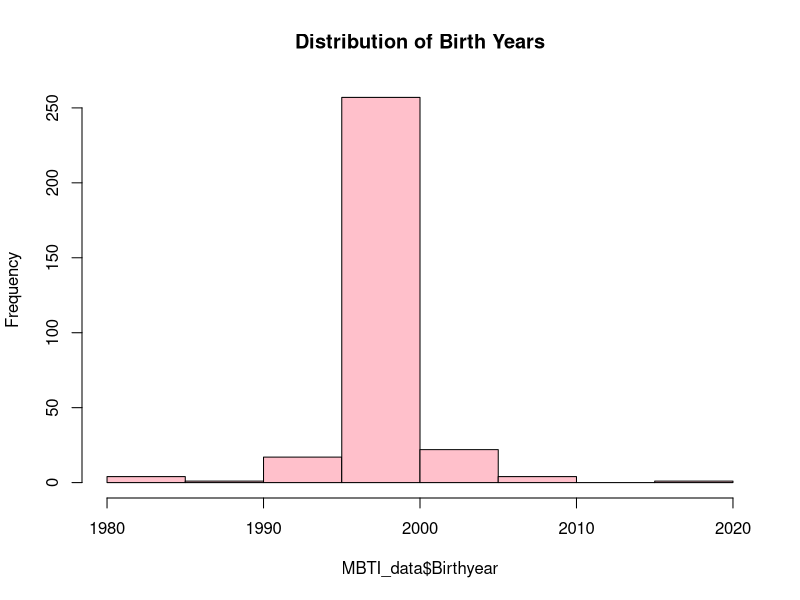
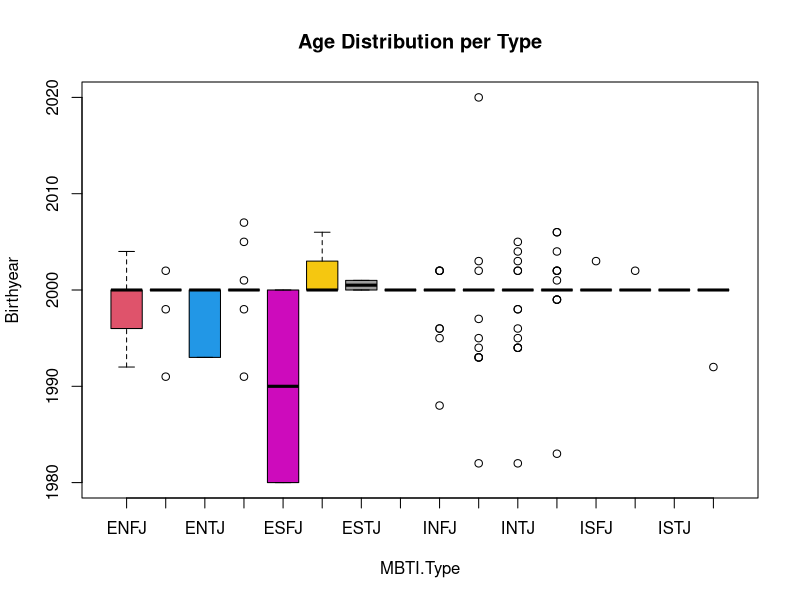
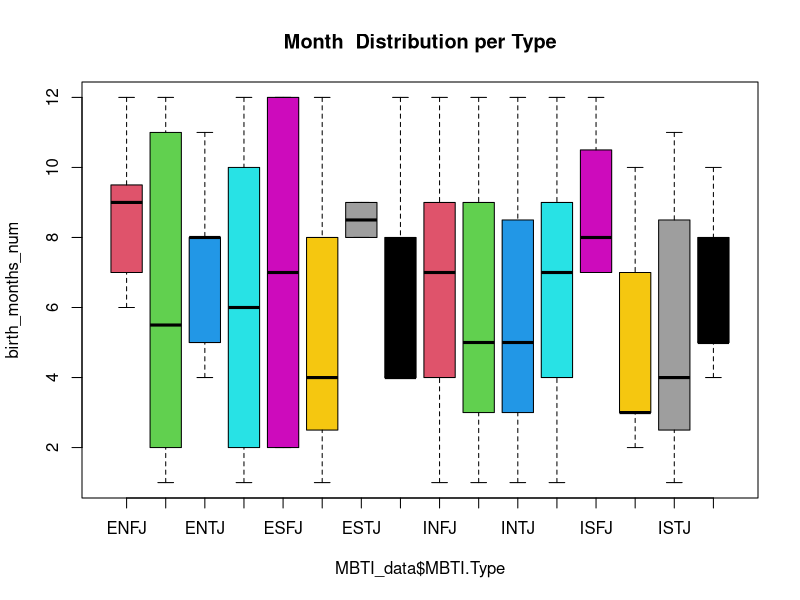

The R script that drew these images, in order:
#-------------------------------------------
# Script Name: Plotting_Correlations.R
# Created on: 2023-05-22
# Author: Michelle Lawson
# Email: mlawsy525@gmail.com
# Script generates plots to show correlations between MBTI types and birthdates.
#-------------------------------------------

##  Helper Functions

TwoDigitMonth <- function(x) {
  if(substr(x,2,2) == '/'){
    return(substr(x,1,1))
  } else {
    return(substr(x, 1,2))
  }
}


#### Setting Up  Data

### Loading Data
MBTI_data <- read.csv('MBTI_Types_Birthdays.csv')

### Formatting Data
## Adding Birth Years
birthdays <- MBTI_data$Birthday
birth_years <- lapply(birthdays, function(x) substr(x, nchar(x) - 3, nchar(x)))
MBTI_data$Birthyear <- as.integer(birth_years)
## Adding Birth Months
birth_months <- lapply(birthdays, function(x) TwoDigitMonth(x))
birth_months_num <- as.numeric(birth_months)
# Convert month numbers to month names
birth_months <- lapply(birth_months, function(x) {
  month.name[as.numeric(x)]
})
MBTI_data$Birthmonth <- as.character(birth_months)
## Adding MBTI Group (E/I & S/N)
type <- MBTI_data$MBTI.Type
mbti_groups <- lapply(type, function(x) substr(x,1,2))
MBTI_data$MBTI.Group <- as.character(mbti_groups)


#### Plotting Charts

### Age Distribution
hist(MBTI_data$Birthyear, col='pink', main='Distribution of Birth Years') 
# This data set has a lot of applicants born in the year 2000.
# This sample is by no means representative of the US population.
# This could be caused by selection bias based on where the survey was shared.

### Ages for each Type
boxplot(Birthyear ~ MBTI.Type, data=MBTI_data, col =2:17, 
        main="Age Distribution per Type")

### Birth Months for each Type
boxplot(birth_months_num  ~ MBTI_data$MBTI.Type, col =2:17, 
        main="Month  Distribution per Type")



